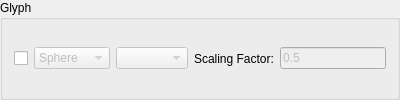
           <widget class="QGroupBox" name="glyphGroupBox">
            <property name="sizePolicy">
             <sizepolicy hsizetype="MinimumExpanding" vsizetype="Preferred">
              <horstretch>0</horstretch>
              <verstretch>0</verstretch>
             </sizepolicy>
            </property>
            <property name="maximumSize">
             <size>
              <width>400</width>
              <height>16777215</height>
             </size>
            </property>
            <property name="title">
             <string>Glyph</string>
            </property>
            <layout class="QHBoxLayout" name="horizontalLayout_18">
             <item>
              <widget class="QCheckBox" name="glyphActivateCheckBox">
               <property name="enabled">
                <bool>true</bool>
               </property>
               <property name="text">
                <string/>
               </property>
              </widget>
             </item>
             <item>
              <widget class="QComboBox" name="glyphShapeComboBox">
               <property name="enabled">
                <bool>false</bool>
               </property>
               <item>
                <property name="text">
                 <string>Sphere</string>
                </property>
               </item>
               <item>
                <property name="text">
                 <string>Cone</string>
                </property>
               </item>
               <item>
                <property name="text">
                 <string>Cylinder</string>
                </property>
               </item>
               <item>
                <property name="text">
                 <string>Cube</string>
                </property>
               </item>
              </widget>
             </item>
             <item>
              <widget class="QComboBox" name="glyphScalarComboBox">
               <property name="enabled">
                <bool>false</bool>
               </property>
              </widget>
             </item>
             <item>
              <widget class="QLabel" name="label_9">
               <property name="text">
                <string>Scaling Factor:</string>
               </property>
              </widget>
             </item>
             <item>
              <widget class="QLineEdit" name="glyphScalingLineEdit">
               <property name="enabled">
                <bool>false</bool>
               </property>
               <property name="toolTip">
                <string>&lt;html&gt;&lt;head/&gt;&lt;body&gt;&lt;p&gt;Glyph Scaling Factor&lt;/p&gt;&lt;/body&gt;&lt;/html&gt;</string>
               </property>
               <property name="text">
                <string>0.5</string>
               </property>
              </widget>
             </item>
            </layout>
           </widget>
